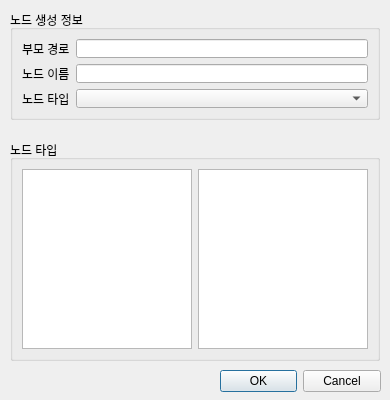
<?xml version="1.0" encoding="UTF-8"?>
<ui version="4.0">
 <class>Dialog</class>
 <widget class="QDialog" name="Dialog">
  <property name="geometry">
   <rect>
    <x>0</x>
    <y>0</y>
    <width>390</width>
    <height>400</height>
   </rect>
  </property>
  <property name="minimumSize">
   <size>
    <width>390</width>
    <height>400</height>
   </size>
  </property>
  <property name="maximumSize">
   <size>
    <width>390</width>
    <height>400</height>
   </size>
  </property>
  <property name="windowTitle">
   <string>노드 생성</string>
  </property>
  <widget class="QDialogButtonBox" name="buttonBox">
   <property name="geometry">
    <rect>
     <x>220</x>
     <y>370</y>
     <width>161</width>
     <height>23</height>
    </rect>
   </property>
   <property name="orientation">
    <enum>Qt::Horizontal</enum>
   </property>
   <property name="standardButtons">
    <set>QDialogButtonBox::Cancel|QDialogButtonBox::Ok</set>
   </property>
  </widget>
  <widget class="QGroupBox" name="group_info">
   <property name="geometry">
    <rect>
     <x>10</x>
     <y>10</y>
     <width>370</width>
     <height>110</height>
    </rect>
   </property>
   <property name="title">
    <string>노드 생성 정보</string>
   </property>
   <layout class="QGridLayout" name="gridLayout">
    <item row="2" column="2">
     <widget class="QLineEdit" name="lineEdit_name"/>
    </item>
    <item row="1" column="2">
     <widget class="QLineEdit" name="lineEdit_path"/>
    </item>
    <item row="3" column="0">
     <widget class="QLabel" name="label_type">
      <property name="text">
       <string>노드 타입</string>
      </property>
     </widget>
    </item>
    <item row="2" column="0">
     <widget class="QLabel" name="label_name">
      <property name="text">
       <string>노드 이름</string>
      </property>
     </widget>
    </item>
    <item row="1" column="0">
     <widget class="QLabel" name="label_path">
      <property name="text">
       <string>부모 경로</string>
      </property>
     </widget>
    </item>
    <item row="3" column="2">
     <widget class="QComboBox" name="combo_type"/>
    </item>
   </layout>
  </widget>
  <widget class="QGroupBox" name="group_type">
   <property name="geometry">
    <rect>
     <x>10</x>
     <y>140</y>
     <width>370</width>
     <height>221</height>
    </rect>
   </property>
   <property name="title">
    <string>노드 타입</string>
   </property>
   <layout class="QHBoxLayout" name="horizontalLayout">
    <item>
     <widget class="QTreeWidget" name="tree_module">
      <attribute name="headerVisible">
       <bool>false</bool>
      </attribute>
      <column>
       <property name="text">
        <string notr="true">1</string>
       </property>
      </column>
     </widget>
    </item>
    <item>
     <widget class="QListWidget" name="list_type"/>
    </item>
   </layout>
  </widget>
 </widget>
 <resources/>
 <connections>
  <connection>
   <sender>buttonBox</sender>
   <signal>accepted()</signal>
   <receiver>Dialog</receiver>
   <slot>accept()</slot>
   <hints>
    <hint type="sourcelabel">
     <x>248</x>
     <y>254</y>
    </hint>
    <hint type="destinationlabel">
     <x>157</x>
     <y>274</y>
    </hint>
   </hints>
  </connection>
  <connection>
   <sender>buttonBox</sender>
   <signal>rejected()</signal>
   <receiver>Dialog</receiver>
   <slot>reject()</slot>
   <hints>
    <hint type="sourcelabel">
     <x>316</x>
     <y>260</y>
    </hint>
    <hint type="destinationlabel">
     <x>286</x>
     <y>274</y>
    </hint>
   </hints>
  </connection>
 </connections>
</ui>
